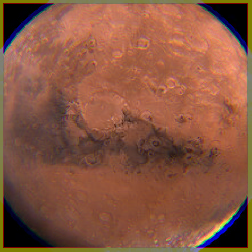
#> input picture img/nuevaImagenInterpolada.png, 252 x 252 px
$ python openCV.py
#> lines starting #> are read from the running program, lines starting #| are printed output that depends on the picture
import cv2
import numpy as np
import matplotlib.pyplot as plt

# imagen
img = cv2.imread("img/nuevaImagenInterpolada.png") # matriz principal
#> img is the input picture: shape (252, 252, 3); mean B, G, R 65.1, 86, 136.4

img = cv2.cvtColor(img, cv2.COLOR_BGR2RGB) # se corrige para poder usar matplotlib

#print(img)
#print(img[182][250]) # pixel especifico

R,G,B = cv2.split(img) # se extraen los canales
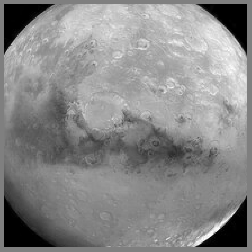
#> R: shape (252, 252); min 0, max 254, mean 136.4
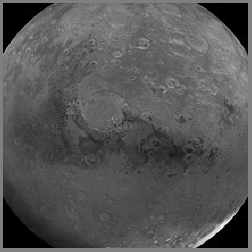
#> G: shape (252, 252); min 0, max 250, mean 86
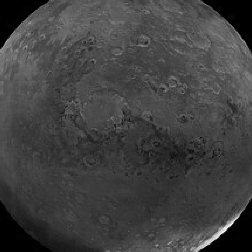
#> B: shape (252, 252); min 0, max 253, mean 65.1

print("Rojo: ",R)
#> (printed output is left out)

# Se muestran los canales ------------------------
fig = plt.figure()

# Canal rojo
ax1 = fig.add_subplot(2,2,1)
ax1.imshow(R, cmap="Reds")
ax1.set_title("Canal Rojo")

# Canal verde
ax2 = fig.add_subplot(2,2,2)
ax2.imshow(G, cmap="Greens")
ax2.set_title("Canal Verde")

# Canal azul
ax3 = fig.add_subplot(2,2,3)
ax3.imshow(B, cmap="Blues")
ax3.set_title("Canal Azul")

# Imagen original
ax4 = fig.add_subplot(2,2,4)
ax4.imshow(img)
ax4.set_title("Imagen completa")
#imgre = cv2.merge((B,G,R)) # para reconstruccion (BGR)
#cv2.imwrite("img/nuevaImagen.png", B) # se guarda la imagen

plt.tight_layout()
plt.show()
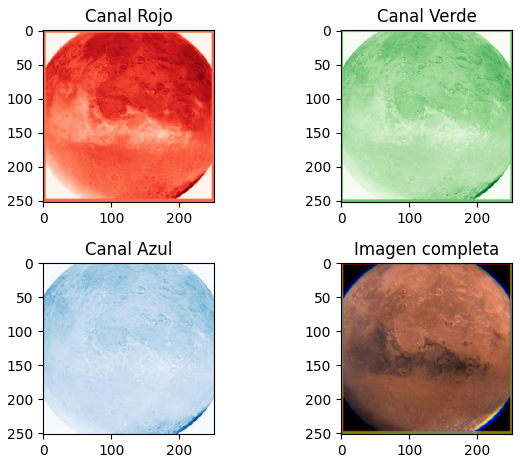
#> figure drawn by matplotlib, 4 panels

$ run again, with img/nuevaImagenAberradaInterpolada.png copied over img/nuevaImagenInterpolada.png
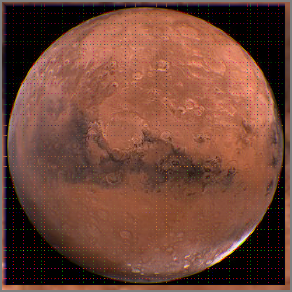
#> input picture img/nuevaImagenAberradaInterpolada.png, 292 x 292 px
#> img is the input picture: shape (292, 292, 3); mean B, G, R 56.7, 70.9, 114.5
#> `R,G,B = cv2.split(img)`:
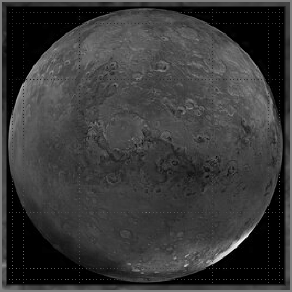
#> B: shape (292, 292); min 0, max 253, mean 56.7
#> (printed output is left out)
#> `plt.show()`:
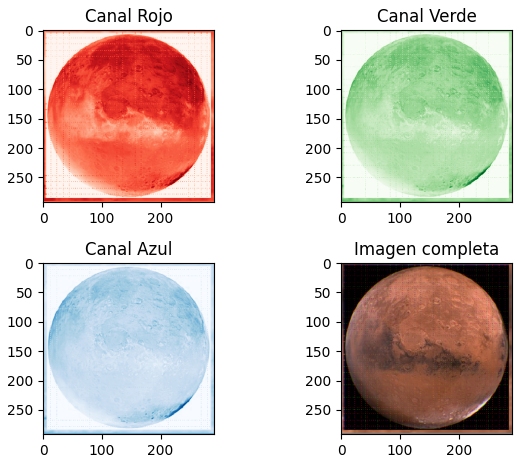
#> figure drawn by matplotlib, 4 panels
